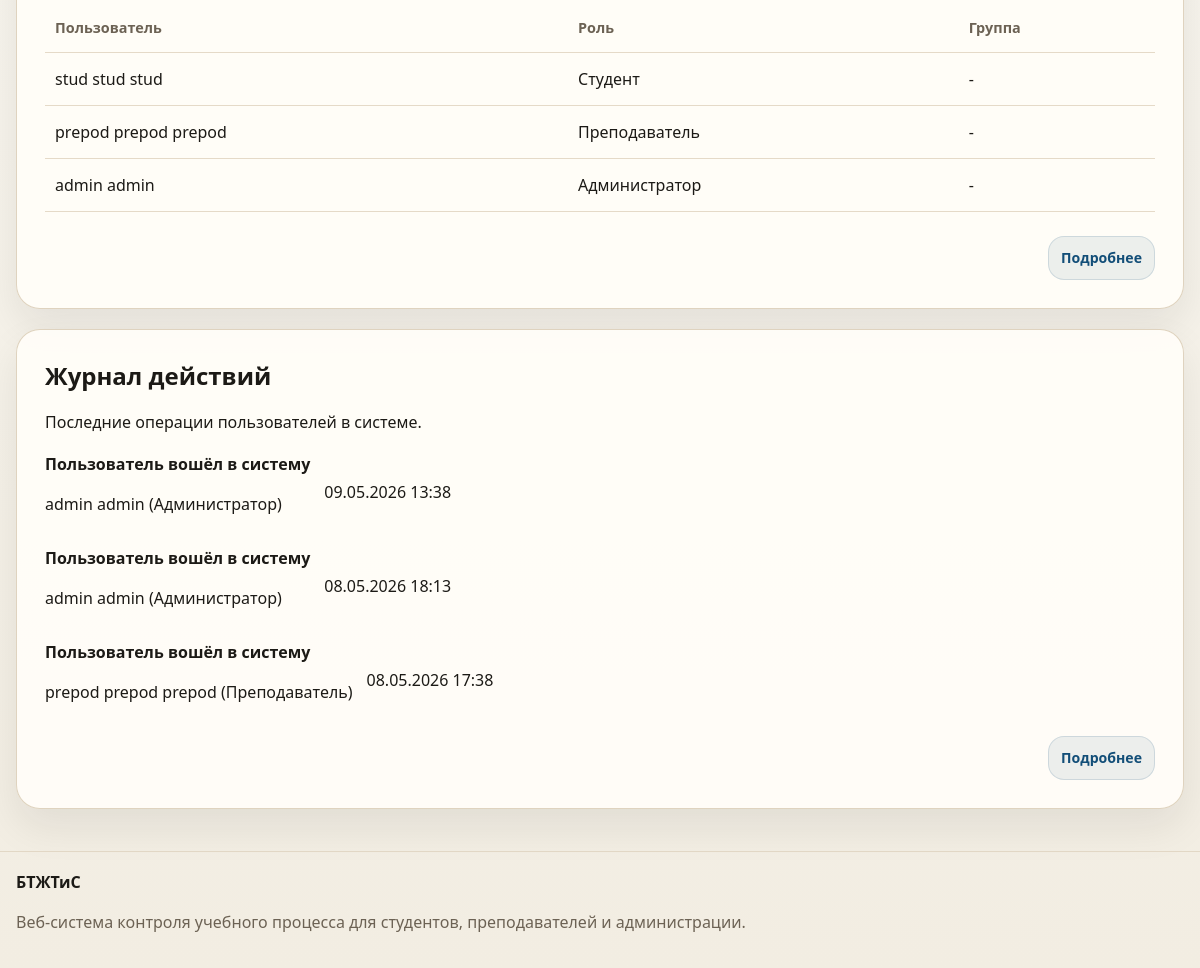
The page /admin-panel/ (signed in, lower part) on the database as committed earlier.
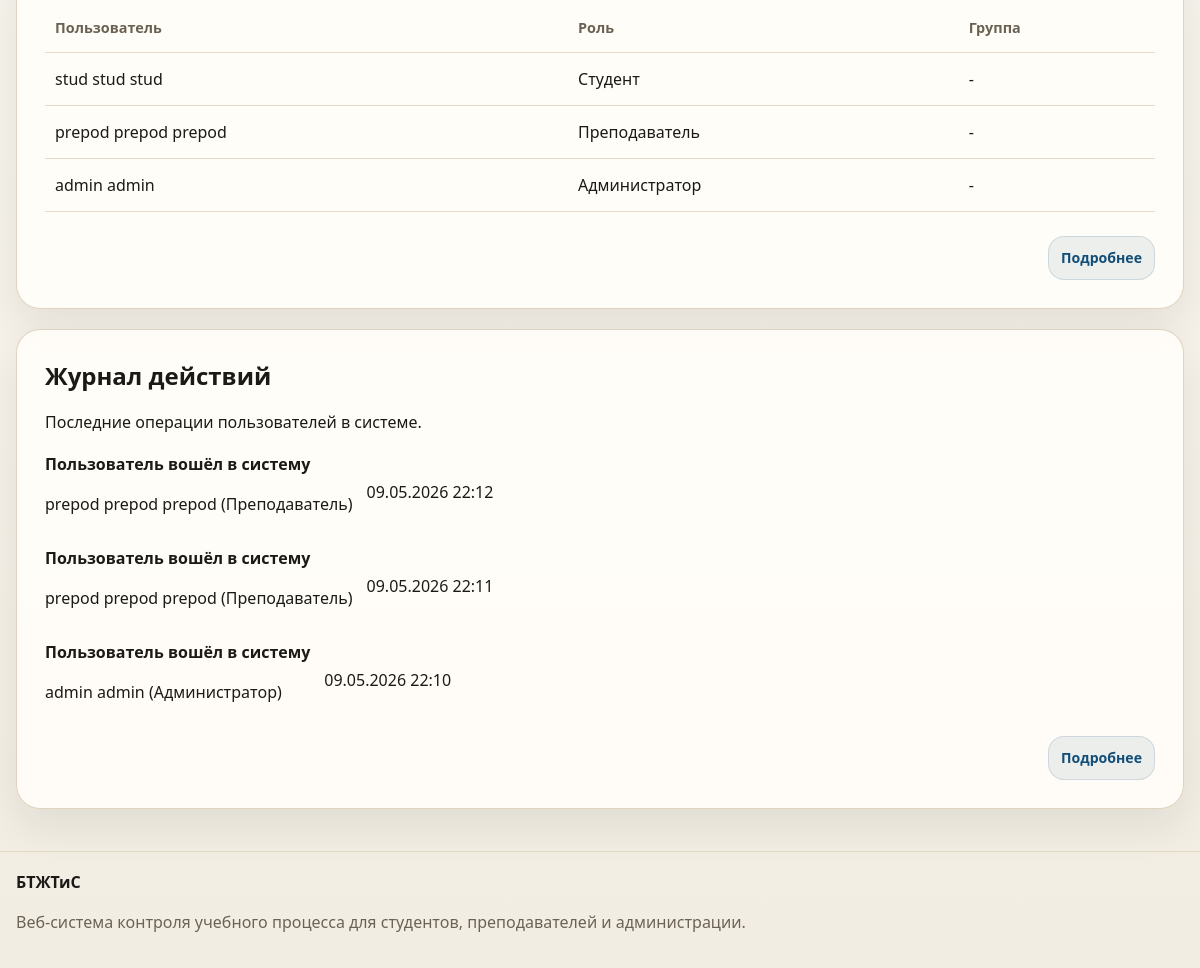
The same page on the database as committed later.
### education/models.py (models this page shows, shortened)
class User(AbstractUser):
    class Role(models.TextChoices):
        STUDENT = ROLE_STUDENT, "Студент"
        TEACHER = ROLE_TEACHER, "Преподаватель"
        ADMINISTRATOR = ROLE_ADMINISTRATOR, "Администратор"
    email = models.EmailField("Электронная почта", unique=True, blank=True, null=True)
    middle_name = models.CharField("Отчество", max_length=150, blank=True)
    phone = models.CharField("Телефон", max_length=32, blank=True)
    role = models.CharField(
        "Роль",
        max_length=20,
        choices=Role.choices,
        default=Role.STUDENT,
    )
    academic_group = models.ForeignKey(
        "AcademicGroup",
        on_delete=models.SET_NULL,
        related_name="students",
        blank=True,
        null=True,
        db_column="group_id",
        verbose_name="Учебная группа",
    )
    REQUIRED_FIELDS = ["first_name", "last_name"]
    objects = UserManager()
    class Meta:
        db_table = "users"
        ordering = ["last_name", "first_name", "username"]
        verbose_name = "Пользователь"
        verbose_name_plural = "Пользователи"
    @property
    def full_name(self):
        return " ".join(
            part for part in [self.last_name, self.first_name, self.middle_name] if part
        ) or self.username
    @property
    def is_administrator(self):
        return self.role == self.Role.ADMINISTRATOR or self.is_superuser
    def __str__(self):
        return f"{self.full_name} ({self.get_role_display()})"

class ActivityLog(models.Model):
    class ActionType(models.TextChoices):
        AUTH = "auth", "Авторизация"
        PROFILE = "profile", "Профиль"
        TEST = "test", "Тест"
        ANALYTICS = "analytics", "Аналитика"
        ADMIN = "admin", "Администрирование"
    user = models.ForeignKey(
        settings.AUTH_USER_MODEL,
        on_delete=models.SET_NULL,
        blank=True,
        null=True,
        related_name="activity_logs",
        verbose_name="Пользователь",
    )
    action_type = models.CharField("Тип действия", max_length=20, choices=ActionType.choices)
    description = models.CharField("Описание", max_length=255)
    ip_address = models.GenericIPAddressField("IP-адрес", blank=True, null=True)
    created_at = models.DateTimeField("Дата и время", auto_now_add=True)
    class Meta:
        db_table = "logs"
        ordering = ["-created_at"]
        verbose_name = "Журнал действия"
        verbose_name_plural = "Журнал действий"

### education/views.py (the view)
# urls.py: path("admin-panel/", views.admin_dashboard, name="admin_dashboard"),
@role_required(User.Role.ADMINISTRATOR)
def admin_dashboard(request):
    context = {
        "stats": {
            "users": User.objects.count(),
            "students": User.objects.filter(role=User.Role.STUDENT).count(),
            "teachers": User.objects.filter(role=User.Role.TEACHER).count(),
            "admins": User.objects.filter(role=User.Role.ADMINISTRATOR).count(),
            "groups": AcademicGroup.objects.count(),
            "disciplines": Discipline.objects.count(),
            "tests": Test.objects.count(),
        },
        "recent_users": User.objects.order_by("-id")[:5],
        "recent_logs": ActivityLog.objects.select_related("user").all()[:3],
    }
    return render(request, "education/admin_dashboard.html", context)

### education/context_processors.py (called while the page is built)
def site_meta(request):
    view_name = getattr(getattr(request, "resolver_match", None), "view_name", "")
    meta = DEFAULT_META | ROUTE_META.get(view_name, {})
    meta["url"] = request.build_absolute_uri()
    meta["image"] = request.build_absolute_uri(static("education/img/og-cover.svg"))
    meta["og_title"] = meta["title"]
    return {
        "site_meta": meta,
        "current_view_name": view_name,
    }

### education/utils.py (called while the page is built)
def role_required(*roles):
    def decorator(view_func):
        @wraps(view_func)
        def _wrapped_view(request, *args, **kwargs):
            if not request.user.is_authenticated:
                return redirect("login")
            if request.user.is_superuser or request.user.role in roles:
                return view_func(request, *args, **kwargs)
            messages.error(request, "У вас нет доступа к данному разделу.")
            return redirect(dashboard_url_for(request.user))
        return _wrapped_view
    return decorator

### templates/education/admin_dashboard.html (shortened to what this page needs)
{% extends "base.html" %}
{% block content %}
<section class="section">
    <div class="container">
        <section class="panel panel-top-space">
            <div class="table-wrap">
                <table class="data-table">
                    <thead>
                        <tr>
                            <th>Пользователь</th>
                            <th>Роль</th>
                            <th>Группа</th>
                        </tr>
                    </thead>
                    <tbody>
                        {% for item in recent_users %}
                            <tr>
                                <td>{{ item.full_name }}</td>
                                <td>{{ item.get_role_display }}</td>
                                <td>{{ item.academic_group|default:"-" }}</td>
                            </tr>
                        {% endfor %}
                    </tbody>
                </table>
            </div>
            <div class="section-actions section-actions-end section-actions-lower">
                <a class="btn btn-secondary btn-small" href="{% url 'education:admin_user_list' %}">Подробнее</a>
            </div>
        </section>
        <section class="panel panel-top-space">
            <div class="section-head">
                <h2>Журнал действий</h2>
                <p>Последние операции пользователей в системе.</p>
            </div>
            <div class="log-list">
                {% for log in recent_logs %}
                    <article class="log-item">
                        <div>
                            <strong>{{ log.description }}</strong>
                            <p>{{ log.user|default:"Системное действие" }}</p>
                        </div>
                        <span>{{ log.created_at|date:"d.m.Y H:i" }}</span>
                    </article>
                {% empty %}
                    <p class="muted">Журнал пока пуст.</p>
                {% endfor %}
            </div>
            <div class="section-actions section-actions-end">
                <a class="btn btn-secondary btn-small" href="{% url 'education:activity_logs' %}">Подробнее</a>
            </div>
        </section>
    </div>
</section>
{% endblock %}

Rows that differ between the two databases and show on the page:
no longer on this page (row unchanged): ActivityLog: description "Пользователь вошёл в систему", user "admin admin (Администратор)", created_at "09.05.2026 13:38"
no longer on this page (row unchanged): ActivityLog: description "Пользователь вошёл в систему", user "admin admin (Администратор)", created_at "08.05.2026 18:13"
no longer on this page (row unchanged): ActivityLog: description "Пользователь вошёл в систему", user "prepod prepod prepod (Преподаватель)", created_at "08.05.2026 17:38"
added ActivityLog: description "Пользователь вошёл в систему", user "prepod prepod prepod (Преподаватель)", created_at "09.05.2026 22:12"
added ActivityLog: description "Пользователь вошёл в систему", user "prepod prepod prepod (Преподаватель)", created_at "09.05.2026 22:11"
added ActivityLog: description "Пользователь вошёл в систему", user "admin admin (Администратор)", created_at "09.05.2026 22:10"
